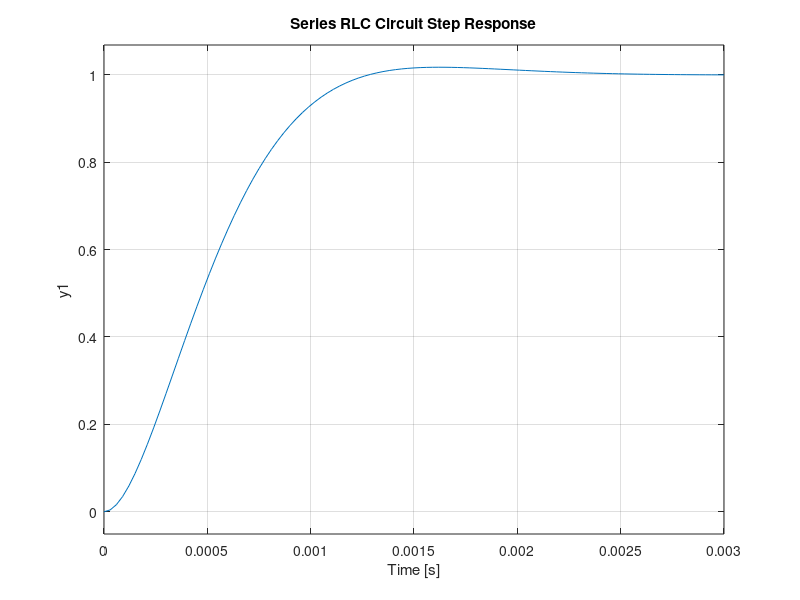

Write the MATLAB code that produced this figure.
% Step 1: Define circuit components
R = 5;       % Resistance in ohms
L = 1e-3;    % Inductance in henrys
C = 100e-6;  % Capacitance in farads

% Step 2: Calculate transfer function H(s) = 1 / (LC*s^2 + RC*s + 1)
sys = tf([1], [L*C R*C 1]);

% Step 3: Plot step response
step(sys);
title('Series RLC Circuit Step Response');
